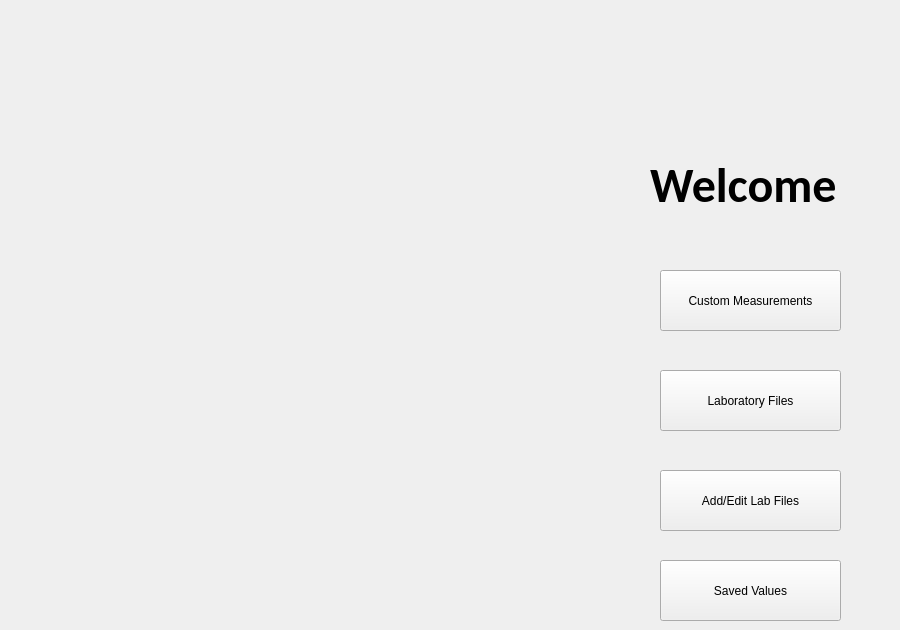
    <widget class="QWidget" name="WelcomePg">
     <widget class="QLabel" name="Welcome">
      <property name="geometry">
       <rect>
        <x>650</x>
        <y>140</y>
        <width>241</width>
        <height>91</height>
       </rect>
      </property>
      <property name="font">
       <font>
        <family>Calibri</family>
        <pointsize>36</pointsize>
        <bold>true</bold>
       </font>
      </property>
      <property name="text">
       <string>Welcome</string>
      </property>
     </widget>
     <widget class="QPushButton" name="CustomMeas">
      <property name="geometry">
       <rect>
        <x>660</x>
        <y>270</y>
        <width>181</width>
        <height>61</height>
       </rect>
      </property>
      <property name="text">
       <string>Custom Measurements</string>
      </property>
     </widget>
     <widget class="QPushButton" name="LabFiles">
      <property name="geometry">
       <rect>
        <x>660</x>
        <y>370</y>
        <width>181</width>
        <height>61</height>
       </rect>
      </property>
      <property name="text">
       <string>Laboratory Files</string>
      </property>
     </widget>
     <widget class="QPushButton" name="AddLabFile">
      <property name="geometry">
       <rect>
        <x>660</x>
        <y>470</y>
        <width>181</width>
        <height>61</height>
       </rect>
      </property>
      <property name="text">
       <string>Add/Edit Lab Files</string>
      </property>
     </widget>
     <widget class="QPushButton" name="SavedVals">
      <property name="geometry">
       <rect>
        <x>660</x>
        <y>560</y>
        <width>181</width>
        <height>61</height>
       </rect>
      </property>
      <property name="text">
       <string>Saved Values</string>
      </property>
     </widget>
    </widget>
